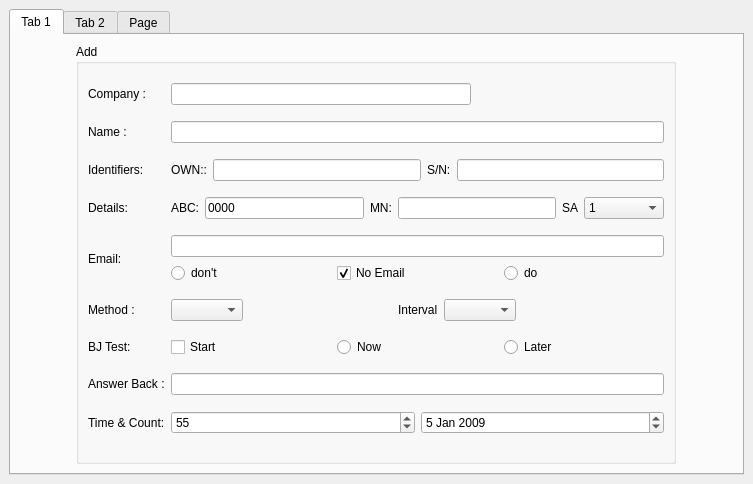
<ui version="4.0" >
 <class>Add</class>
 <widget class="QMainWindow" name="Add" >
  <property name="geometry" >
   <rect>
    <x>0</x>
    <y>0</y>
    <width>753</width>
    <height>484</height>
   </rect>
  </property>
  <property name="windowTitle" >
   <string>Add</string>
  </property>
  <widget class="QWidget" name="centralwidget" >
   <layout class="QHBoxLayout" name="horizontalLayout_3" >
    <item>
     <widget class="QTabWidget" name="tabWidget" >
      <property name="sizePolicy" >
       <sizepolicy vsizetype="Expanding" hsizetype="Preferred" >
        <horstretch>0</horstretch>
        <verstretch>0</verstretch>
       </sizepolicy>
      </property>
      <property name="maximumSize" >
       <size>
        <width>800</width>
        <height>16777215</height>
       </size>
      </property>
      <property name="currentIndex" >
       <number>0</number>
      </property>
      <widget class="QWidget" name="tab" >
       <attribute name="title" >
        <string>Tab 1</string>
       </attribute>
       <layout class="QHBoxLayout" name="horizontalLayout_6" >
        <item>
         <widget class="QGroupBox" name="groupBox" >
          <property name="minimumSize" >
           <size>
            <width>400</width>
            <height>0</height>
           </size>
          </property>
          <property name="maximumSize" >
           <size>
            <width>600</width>
            <height>16777215</height>
           </size>
          </property>
          <property name="title" >
           <string>Add</string>
          </property>
          <layout class="QGridLayout" name="gridLayout" >
           <item row="0" column="0" >
            <widget class="QLabel" name="lblCompany" >
             <property name="text" >
              <string>Company :</string>
             </property>
            </widget>
           </item>
           <item row="0" column="2" >
            <widget class="QLineEdit" name="edtCompany" >
             <property name="minimumSize" >
              <size>
               <width>300</width>
               <height>0</height>
              </size>
             </property>
             <property name="maximumSize" >
              <size>
               <width>5</width>
               <height>16777215</height>
              </size>
             </property>
             <property name="readOnly" >
              <bool>true</bool>
             </property>
            </widget>
           </item>
           <item row="1" column="0" >
            <widget class="QLabel" name="lblName" >
             <property name="text" >
              <string>Name :</string>
             </property>
            </widget>
           </item>
           <item row="1" column="2" >
            <widget class="QLineEdit" name="edtName" />
           </item>
           <item row="2" column="0" >
            <widget class="QLabel" name="lblIdentifers" >
             <property name="text" >
              <string>Identifiers:</string>
             </property>
            </widget>
           </item>
           <item row="2" column="2" >
            <layout class="QHBoxLayout" name="horizontalLayout" >
             <item>
              <widget class="QLabel" name="lblIOWN" >
               <property name="text" >
                <string>OWN::</string>
               </property>
              </widget>
             </item>
             <item>
              <widget class="QLineEdit" name="edtIOWN" />
             </item>
             <item>
              <widget class="QLabel" name="lblTerminalSN" >
               <property name="text" >
                <string>S/N:</string>
               </property>
              </widget>
             </item>
             <item>
              <widget class="QLineEdit" name="edtTerminalSN" />
             </item>
            </layout>
           </item>
           <item row="3" column="0" >
            <widget class="QLabel" name="lblDetails" >
             <property name="text" >
              <string>Details:</string>
             </property>
            </widget>
           </item>
           <item row="3" column="2" >
            <layout class="QHBoxLayout" name="horizontalLayout_2" >
             <item>
              <widget class="QLabel" name="lblDNID" >
               <property name="text" >
                <string>ABC:</string>
               </property>
              </widget>
             </item>
             <item>
              <widget class="QLineEdit" name="edtDNID" >
               <property name="minimumSize" >
                <size>
                 <width>50</width>
                 <height>0</height>
                </size>
               </property>
               <property name="text" >
                <string>0000</string>
               </property>
              </widget>
             </item>
             <item>
              <widget class="QLabel" name="lblMN" >
               <property name="text" >
                <string>MN:</string>
               </property>
              </widget>
             </item>
             <item>
              <widget class="QLineEdit" name="edtMN" >
               <property name="minimumSize" >
                <size>
                 <width>30</width>
                 <height>0</height>
                </size>
               </property>
              </widget>
             </item>
             <item>
              <widget class="QLabel" name="lblSubAddress" >
               <property name="text" >
                <string>SA</string>
               </property>
              </widget>
             </item>
             <item>
              <widget class="QComboBox" name="comboSubAddress" >
               <property name="minimumSize" >
                <size>
                 <width>80</width>
                 <height>0</height>
                </size>
               </property>
               <item>
                <property name="text" >
                 <string>1</string>
                </property>
               </item>
               <item>
                <property name="text" >
                 <string>2</string>
                </property>
               </item>
               <item>
                <property name="text" >
                 <string>3</string>
                </property>
               </item>
               <item>
                <property name="text" >
                 <string>4</string>
                </property>
               </item>
               <item>
                <property name="text" >
                 <string>5</string>
                </property>
               </item>
               <item>
                <property name="text" >
                 <string>6</string>
                </property>
               </item>
               <item>
                <property name="text" >
                 <string>7</string>
                </property>
               </item>
              </widget>
             </item>
            </layout>
           </item>
           <item row="4" column="0" >
            <widget class="QLabel" name="lblEmail" >
             <property name="text" >
              <string>Email:</string>
             </property>
            </widget>
           </item>
           <item row="5" column="0" >
            <widget class="QLabel" name="lblTrackingMethod" >
             <property name="text" >
              <string>Method :</string>
             </property>
            </widget>
           </item>
           <item row="5" column="2" >
            <layout class="QHBoxLayout" name="HLTrackingMethod" >
             <item>
              <widget class="QComboBox" name="comboTrackingMethod" />
             </item>
             <item>
              <spacer name="horizontalSpacer" >
               <property name="orientation" >
                <enum>Qt::Horizontal</enum>
               </property>
               <property name="sizeHint" stdset="0" >
                <size>
                 <width>40</width>
                 <height>20</height>
                </size>
               </property>
              </spacer>
             </item>
             <item>
              <widget class="QLabel" name="lblInterval" >
               <property name="text" >
                <string>Interval</string>
               </property>
              </widget>
             </item>
             <item>
              <widget class="QComboBox" name="comboInterval" />
             </item>
             <item>
              <spacer name="horizontalSpacer_2" >
               <property name="orientation" >
                <enum>Qt::Horizontal</enum>
               </property>
               <property name="sizeHint" stdset="0" >
                <size>
                 <width>40</width>
                 <height>20</height>
                </size>
               </property>
              </spacer>
             </item>
            </layout>
           </item>
           <item row="6" column="0" >
            <widget class="QLabel" name="lblTest" >
             <property name="text" >
              <string>BJ Test:</string>
             </property>
            </widget>
           </item>
           <item row="6" column="2" >
            <layout class="QHBoxLayout" name="HLTest" >
             <item>
              <widget class="QCheckBox" name="chkLRITTest" >
               <property name="text" >
                <string>Start</string>
               </property>
              </widget>
             </item>
             <item>
              <widget class="QRadioButton" name="radioButton_2" >
               <property name="text" >
                <string>Now</string>
               </property>
              </widget>
             </item>
             <item>
              <widget class="QRadioButton" name="radioButton" >
               <property name="text" >
                <string>Later</string>
               </property>
              </widget>
             </item>
            </layout>
           </item>
           <item row="7" column="0" >
            <widget class="QLabel" name="lblAnswerBack" >
             <property name="text" >
              <string>Answer Back :</string>
             </property>
            </widget>
           </item>
           <item row="7" column="2" >
            <widget class="QLineEdit" name="edtAnswerBack" />
           </item>
           <item row="8" column="0" >
            <widget class="QLabel" name="label" >
             <property name="text" >
              <string>Time &amp; Count:</string>
             </property>
            </widget>
           </item>
           <item row="8" column="2" >
            <layout class="QHBoxLayout" name="horizontalLayout_4" >
             <item>
              <widget class="QSpinBox" name="spinBox" >
               <property name="minimum" >
                <number>44</number>
               </property>
               <property name="maximum" >
                <number>88</number>
               </property>
               <property name="singleStep" >
                <number>4</number>
               </property>
               <property name="value" >
                <number>55</number>
               </property>
              </widget>
             </item>
             <item>
              <widget class="QDateEdit" name="dateEdit" >
               <property name="dateTime" >
                <datetime>
                 <hour>12</hour>
                 <minute>12</minute>
                 <second>0</second>
                 <year>2009</year>
                 <month>1</month>
                 <day>5</day>
                </datetime>
               </property>
              </widget>
             </item>
            </layout>
           </item>
           <item row="4" column="2" >
            <layout class="QVBoxLayout" name="VLEmail" >
             <item>
              <widget class="QLineEdit" name="edtEmail" />
             </item>
             <item>
              <layout class="QHBoxLayout" name="horizontalLayout_5" >
               <item>
                <widget class="QRadioButton" name="radioButton_4" >
                 <property name="text" >
                  <string>don't</string>
                 </property>
                </widget>
               </item>
               <item>
                <widget class="QCheckBox" name="chkEmail" >
                 <property name="text" >
                  <string>No Email</string>
                 </property>
                 <property name="checked" >
                  <bool>true</bool>
                 </property>
                 <property name="autoRepeat" >
                  <bool>false</bool>
                 </property>
                </widget>
               </item>
               <item>
                <widget class="QRadioButton" name="radioButton_3" >
                 <property name="text" >
                  <string>do</string>
                 </property>
                </widget>
               </item>
              </layout>
             </item>
            </layout>
           </item>
          </layout>
         </widget>
        </item>
       </layout>
      </widget>
      <widget class="QWidget" name="tab_2" >
       <attribute name="title" >
        <string>Tab 2</string>
       </attribute>
       <widget class="QCheckBox" name="checkBox" >
        <property name="geometry" >
         <rect>
          <x>180</x>
          <y>180</y>
          <width>81</width>
          <height>21</height>
         </rect>
        </property>
        <property name="text" >
         <string>CheckBox</string>
        </property>
       </widget>
       <widget class="QRadioButton" name="radioButton_5" >
        <property name="geometry" >
         <rect>
          <x>130</x>
          <y>290</y>
          <width>91</width>
          <height>22</height>
         </rect>
        </property>
        <property name="text" >
         <string>RadioButton</string>
        </property>
       </widget>
       <widget class="QPushButton" name="pushButton" >
        <property name="geometry" >
         <rect>
          <x>180</x>
          <y>120</y>
          <width>75</width>
          <height>26</height>
         </rect>
        </property>
        <property name="text" >
         <string>PushButton</string>
        </property>
       </widget>
       <widget class="QDialogButtonBox" name="buttonBox" >
        <property name="geometry" >
         <rect>
          <x>310</x>
          <y>240</y>
          <width>160</width>
          <height>26</height>
         </rect>
        </property>
        <property name="standardButtons" >
         <set>QDialogButtonBox::Cancel|QDialogButtonBox::Ok</set>
        </property>
       </widget>
      </widget>
      <widget class="QWidget" name="tab_3" >
       <attribute name="title" >
        <string>Page</string>
       </attribute>
       <layout class="QVBoxLayout" name="verticalLayout" >
        <item>
         <widget class="QScrollArea" name="scrollArea" >
          <property name="widgetResizable" >
           <bool>true</bool>
          </property>
          <widget class="QWidget" name="scrollAreaWidgetContents" >
           <property name="geometry" >
            <rect>
             <x>0</x>
             <y>0</y>
             <width>709</width>
             <height>417</height>
            </rect>
           </property>
           <layout class="QVBoxLayout" name="verticalLayout_2" >
            <item>
             <widget class="QGroupBox" name="groupBox_2" >
              <property name="title" >
               <string>GroupBox</string>
              </property>
              <layout class="QVBoxLayout" name="verticalLayout_3" >
               <item>
                <layout class="QGridLayout" name="gridLayout_2" >
                 <item row="0" column="0" >
                  <widget class="QPushButton" name="pushButton_2" >
                   <property name="text" >
                    <string>PushButton</string>
                   </property>
                  </widget>
                 </item>
                 <item row="0" column="1" >
                  <widget class="QTabWidget" name="tabWidget_2" >
                   <property name="currentIndex" >
                    <number>1</number>
                   </property>
                   <widget class="QWidget" name="tab_4" >
                    <attribute name="title" >
                     <string>Tab 1</string>
                    </attribute>
                    <layout class="QVBoxLayout" name="verticalLayout_4" >
                     <item>
                      <layout class="QFormLayout" name="formLayout" >
                       <item row="0" column="0" >
                        <widget class="QPushButton" name="pushButton_3" >
                         <property name="text" >
                          <string>PushButton</string>
                         </property>
                        </widget>
                       </item>
                       <item row="0" column="1" >
                        <widget class="QLabel" name="label_2" >
                         <property name="text" >
                          <string>TextLabel</string>
                         </property>
                        </widget>
                       </item>
                       <item row="1" column="1" >
                        <widget class="QSlider" name="horizontalSlider" >
                         <property name="orientation" >
                          <enum>Qt::Horizontal</enum>
                         </property>
                        </widget>
                       </item>
                       <item row="1" column="0" >
                        <widget class="QSlider" name="verticalSlider" >
                         <property name="orientation" >
                          <enum>Qt::Vertical</enum>
                         </property>
                        </widget>
                       </item>
                       <item row="2" column="1" >
                        <widget class="QScrollBar" name="verticalScrollBar" >
                         <property name="orientation" >
                          <enum>Qt::Vertical</enum>
                         </property>
                        </widget>
                       </item>
                       <item row="2" column="0" >
                        <widget class="QScrollBar" name="horizontalScrollBar" >
                         <property name="orientation" >
                          <enum>Qt::Horizontal</enum>
                         </property>
                        </widget>
                       </item>
                      </layout>
                     </item>
                    </layout>
                   </widget>
                   <widget class="QWidget" name="tab_5" >
                    <attribute name="title" >
                     <string>Tab 2</string>
                    </attribute>
                    <layout class="QVBoxLayout" name="verticalLayout_6" >
                     <item>
                      <widget class="QScrollArea" name="scrollArea_2" >
                       <property name="widgetResizable" >
                        <bool>true</bool>
                       </property>
                       <widget class="QWidget" name="scrollAreaWidgetContents_2" >
                        <property name="geometry" >
                         <rect>
                          <x>0</x>
                          <y>0</y>
                          <width>535</width>
                          <height>357</height>
                         </rect>
                        </property>
                        <layout class="QVBoxLayout" name="verticalLayout_5" >
                         <item>
                          <widget class="QGroupBox" name="groupBox_3" >
                           <property name="maximumSize" >
                            <size>
                             <width>16777215</width>
                             <height>16777215</height>
                            </size>
                           </property>
                           <property name="title" >
                            <string>Add</string>
                           </property>
                           <layout class="QGridLayout" name="gridLayout_3" >
                            <item row="0" column="0" >
                             <widget class="QLabel" name="lblCompany_2" >
                              <property name="text" >
                               <string>Company :</string>
                              </property>
                             </widget>
                            </item>
                            <item row="0" column="2" >
                             <widget class="QLineEdit" name="edtCompany_2" >
                              <property name="sizePolicy" >
                               <sizepolicy vsizetype="Fixed" hsizetype="Fixed" >
                                <horstretch>0</horstretch>
                                <verstretch>0</verstretch>
                               </sizepolicy>
                              </property>
                              <property name="readOnly" >
                               <bool>true</bool>
                              </property>
                             </widget>
                            </item>
                            <item row="1" column="0" >
                             <widget class="QLabel" name="lblName_2" >
                              <property name="text" >
                               <string>Name :</string>
                              </property>
                             </widget>
                            </item>
                            <item row="1" column="2" >
                             <widget class="QLineEdit" name="edtName_2" >
                              <property name="sizePolicy" >
                               <sizepolicy vsizetype="Fixed" hsizetype="Expanding" >
                                <horstretch>0</horstretch>
                                <verstretch>0</verstretch>
                               </sizepolicy>
                              </property>
                              <property name="minimumSize" >
                               <size>
                                <width>300</width>
                                <height>0</height>
                               </size>
                              </property>
                              <property name="maximumSize" >
                               <size>
                                <width>400</width>
                                <height>16777215</height>
                               </size>
                              </property>
                             </widget>
                            </item>
                            <item row="2" column="0" >
                             <widget class="QLabel" name="lblIdentifers_2" >
                              <property name="text" >
                               <string>Identifiers:</string>
                              </property>
                             </widget>
                            </item>
                            <item row="2" column="2" >
                             <layout class="QHBoxLayout" name="horizontalLayout_7" >
                              <item>
                               <widget class="QLabel" name="lblIOWN_2" >
                                <property name="text" >
                                 <string>OWN::</string>
                                </property>
                               </widget>
                              </item>
                              <item>
                               <widget class="QLineEdit" name="edtIOWN_2" />
                              </item>
                              <item>
                               <widget class="QLabel" name="lblTerminalSN_2" >
                                <property name="text" >
                                 <string>S/N:</string>
                                </property>
                               </widget>
                              </item>
                              <item>
                               <widget class="QLineEdit" name="edtTerminalSN_2" />
                              </item>
                             </layout>
                            </item>
                            <item row="3" column="0" >
                             <widget class="QLabel" name="lblDetails_2" >
                              <property name="text" >
                               <string>Details:</string>
                              </property>
                             </widget>
                            </item>
                            <item row="3" column="2" >
                             <layout class="QHBoxLayout" name="horizontalLayout_8" >
                              <item>
                               <widget class="QLabel" name="lblDNID_2" >
                                <property name="text" >
                                 <string>ABC:</string>
                                </property>
                               </widget>
                              </item>
                              <item>
                               <widget class="QLineEdit" name="edtDNID_2" >
                                <property name="minimumSize" >
                                 <size>
                                  <width>50</width>
                                  <height>0</height>
                                 </size>
                                </property>
                                <property name="text" >
                                 <string>0000</string>
                                </property>
                               </widget>
                              </item>
                              <item>
                               <widget class="QLabel" name="lblMN_2" >
                                <property name="text" >
                                 <string>MN:</string>
                                </property>
                               </widget>
                              </item>
                              <item>
                               <widget class="QLineEdit" name="edtMN_2" >
                                <property name="minimumSize" >
                                 <size>
                                  <width>30</width>
                                  <height>0</height>
                                 </size>
                                </property>
                               </widget>
                              </item>
                              <item>
                               <widget class="QLabel" name="lblSubAddress_2" >
                                <property name="text" >
                                 <string>SA</string>
                                </property>
                               </widget>
                              </item>
                              <item>
                               <widget class="QComboBox" name="comboSubAddress_2" >
                                <property name="minimumSize" >
                                 <size>
                                  <width>80</width>
                                  <height>0</height>
                                 </size>
                                </property>
                                <item>
                                 <property name="text" >
                                  <string>1</string>
                                 </property>
                                </item>
                                <item>
                                 <property name="text" >
                                  <string>2</string>
                                 </property>
                                </item>
                                <item>
                                 <property name="text" >
                                  <string>3</string>
                                 </property>
                                </item>
                                <item>
                                 <property name="text" >
                                  <string>4</string>
                                 </property>
                                </item>
                                <item>
                                 <property name="text" >
                                  <string>5</string>
                                 </property>
                                </item>
                                <item>
                                 <property name="text" >
                                  <string>6</string>
                                 </property>
                                </item>
                                <item>
                                 <property name="text" >
                                  <string>7</string>
                                 </property>
                                </item>
                               </widget>
                              </item>
                             </layout>
                            </item>
                            <item row="4" column="0" >
                             <widget class="QLabel" name="lblEmail_2" >
                              <property name="text" >
                               <string>Email:</string>
                              </property>
                             </widget>
                            </item>
                            <item row="5" column="0" >
                             <widget class="QLabel" name="lblTrackingMethod_2" >
                              <property name="text" >
                               <string>Method :</string>
                              </property>
                             </widget>
                            </item>
                            <item row="5" column="2" >
                             <layout class="QHBoxLayout" name="HLTrackingMethod_2" >
                              <item>
                               <widget class="QComboBox" name="comboTrackingMethod_2" />
                              </item>
                              <item>
                               <spacer name="horizontalSpacer" >
                                <property name="orientation" >
                                 <enum>Qt::Horizontal</enum>
                                </property>
                                <property name="sizeHint" stdset="0" >
                                 <size>
                                  <width>40</width>
                                  <height>20</height>
                                 </size>
                                </property>
                               </spacer>
                              </item>
                              <item>
                               <widget class="QLabel" name="lblInterval_2" >
                                <property name="text" >
                                 <string>Interval</string>
                                </property>
                               </widget>
                              </item>
                              <item>
                               <widget class="QComboBox" name="comboInterval_2" />
                              </item>
                              <item>
                               <spacer name="horizontalSpacer_2" >
                                <property name="orientation" >
                                 <enum>Qt::Horizontal</enum>
                                </property>
                                <property name="sizeHint" stdset="0" >
                                 <size>
                                  <width>40</width>
                                  <height>20</height>
                                 </size>
                                </property>
                               </spacer>
                              </item>
                             </layout>
                            </item>
                            <item row="6" column="0" >
                             <widget class="QLabel" name="lblTest_2" >
                              <property name="text" >
                               <string>BJ Test:</string>
                              </property>
                             </widget>
                            </item>
                            <item row="6" column="2" >
                             <layout class="QHBoxLayout" name="HLTest_2" >
                              <item>
                               <widget class="QCheckBox" name="chkLRITTest_2" >
                                <property name="text" >
                                 <string>Start</string>
                                </property>
                               </widget>
                              </item>
                              <item>
                               <widget class="QRadioButton" name="radioButton_6" >
                                <property name="text" >
                                 <string>Now</string>
                                </property>
                               </widget>
                              </item>
                              <item>
                               <widget class="QRadioButton" name="radioButton_7" >
                                <property name="text" >
                                 <string>Later</string>
                                </property>
                               </widget>
                              </item>
                             </layout>
                            </item>
                            <item row="7" column="0" >
                             <widget class="QLabel" name="lblAnswerBack_2" >
                              <property name="text" >
                               <string>Answer Back :</string>
                              </property>
                             </widget>
                            </item>
                            <item row="7" column="2" >
                             <widget class="QLineEdit" name="edtAnswerBack_2" />
                            </item>
                            <item row="8" column="0" >
                             <widget class="QLabel" name="label_3" >
                              <property name="text" >
                               <string>Time &amp; Count:</string>
                              </property>
                             </widget>
                            </item>
                            <item row="8" column="2" >
                             <layout class="QHBoxLayout" name="horizontalLayout_9" >
                              <item>
                               <widget class="QSpinBox" name="spinBox_2" >
                                <property name="minimum" >
                                 <number>44</number>
                                </property>
                                <property name="maximum" >
                                 <number>88</number>
                                </property>
                                <property name="singleStep" >
                                 <number>4</number>
                                </property>
                                <property name="value" >
                                 <number>55</number>
                                </property>
                               </widget>
                              </item>
                              <item>
                               <widget class="QDateEdit" name="dateEdit_2" >
                                <property name="dateTime" >
                                 <datetime>
                                  <hour>12</hour>
                                  <minute>12</minute>
                                  <second>0</second>
                                  <year>2009</year>
                                  <month>1</month>
                                  <day>5</day>
                                 </datetime>
                                </property>
                               </widget>
                              </item>
                             </layout>
                            </item>
                            <item row="4" column="2" >
                             <layout class="QVBoxLayout" name="VLEmail_2" >
                              <item>
                               <widget class="QLineEdit" name="edtEmail_2" />
                              </item>
                              <item>
                               <layout class="QHBoxLayout" name="horizontalLayout_10" >
                                <item>
                                 <widget class="QRadioButton" name="radioButton_8" >
                                  <property name="text" >
                                   <string>don't</string>
                                  </property>
                                 </widget>
                                </item>
                                <item>
                                 <widget class="QCheckBox" name="chkEmail_2" >
                                  <property name="text" >
                                   <string>No Email</string>
                                  </property>
                                  <property name="checked" >
                                   <bool>true</bool>
                                  </property>
                                  <property name="autoRepeat" >
                                   <bool>false</bool>
                                  </property>
                                 </widget>
                                </item>
                                <item>
                                 <widget class="QRadioButton" name="radioButton_9" >
                                  <property name="text" >
                                   <string>do</string>
                                  </property>
                                 </widget>
                                </item>
                               </layout>
                              </item>
                             </layout>
                            </item>
                           </layout>
                          </widget>
                         </item>
                        </layout>
                       </widget>
                      </widget>
                     </item>
                    </layout>
                   </widget>
                  </widget>
                 </item>
                </layout>
               </item>
              </layout>
             </widget>
            </item>
           </layout>
          </widget>
         </widget>
        </item>
       </layout>
      </widget>
     </widget>
    </item>
   </layout>
  </widget>
 </widget>
 <tabstops>
  <tabstop>edtCompany</tabstop>
  <tabstop>edtName</tabstop>
  <tabstop>edtIOWN</tabstop>
  <tabstop>edtTerminalSN</tabstop>
  <tabstop>edtDNID</tabstop>
  <tabstop>edtMN</tabstop>
  <tabstop>comboSubAddress</tabstop>
  <tabstop>edtEmail</tabstop>
  <tabstop>comboTrackingMethod</tabstop>
  <tabstop>comboInterval</tabstop>
  <tabstop>edtAnswerBack</tabstop>
 </tabstops>
 <resources/>
 <connections/>
</ui>
